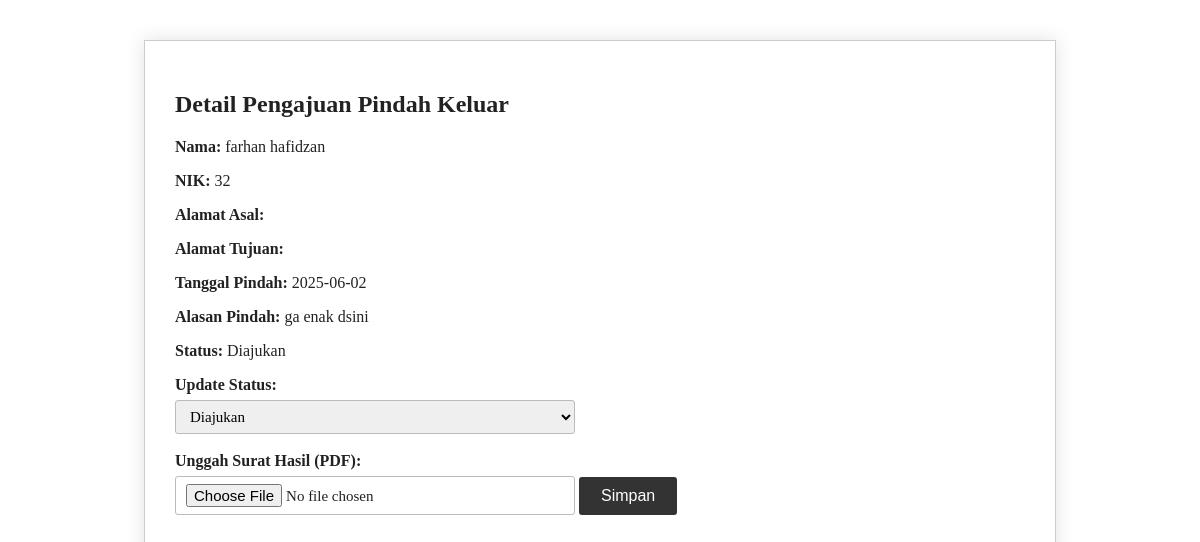
Screenshot of /keluar/pindah-keluar/1/ (signed in) with the database file from the repository.
### kembang/models.py (models this page shows, shortened)
class PindahKeluar(models.Model):
    user = models.ForeignKey(User, on_delete=models.CASCADE)
    nama = models.CharField(max_length=100)
    nik = models.CharField(max_length=16)
    asal_daerah = models.CharField(max_length=100)
    tujuan_daerah = models.CharField(max_length=100)
    tanggal_pindah = models.DateField()
    alasan_pindah = models.TextField()
    kk = models.FileField(upload_to='pindah_keluar/kk/')
    ktp = models.FileField(upload_to='pindah_keluar/ktp/')
    surat_pengantar = models.FileField(upload_to='pindah_keluar/surat_pengantar/')
    status = models.CharField(max_length=20, choices=STATUS_CHOICES, default='diajukan')
    no_whatsapp = models.CharField(max_length=15, verbose_name="No. WhatsApp")
    hasil_surat = models.FileField(upload_to='hasil_surat/akta_kematian/', blank=True, null=True)

### kembang/views.py (the view, shortened to what this page needs)
# urls.py: path('keluar/pindah-keluar/<int:pk>/', views.detail_pindah_keluar, name='detail_pengajuan_pindah_keluar'),
@staff_member_required
def detail_pindah_keluar(request, pk):
    keluar = get_object_or_404(PindahKeluar, pk=pk)
    return render(request, 'admin/detail_keluar.html', {'keluar': keluar})

### kembang/templates/admin/detail_keluar.html (shortened to what this page needs)
{% load static %}
<!DOCTYPE html>
<html lang="id">
<head>
    <link rel="stylesheet" href="{% static 'css/detail_pindah.css' %}">
</head>
<body>
    <div class="container">
        <h2>Detail Pengajuan Pindah Keluar</h2>
        <div class="info">
            <p><strong>Nama:</strong> {{ keluar.nama }}</p>
            <p><strong>NIK:</strong> {{ keluar.nik }}</p>
            <p><strong>Alamat Asal:</strong> {{ keluar.alamat_asal }}</p>
            <p><strong>Alamat Tujuan:</strong> {{ keluar.tujuan_pindah }}</p>
            <p><strong>Tanggal Pindah:</strong> {{ keluar.tanggal_pindah|date:"Y-m-d" }}</p>
            <p><strong>Alasan Pindah:</strong> {{ keluar.alasan_pindah }}</p>
            <p><strong>Status:</strong> {{ keluar.status|title }}</p>
        </div>
        <form method="post" enctype="multipart/form-data">
            <label for="status">Update Status:</label>
            <select name="status" id="status">
                <option value="diajukan" {% if keluar.status == "diajukan" %}selected{% endif %}>Diajukan</option>
            </select>
            <label for="hasil_surat">Unggah Surat Hasil (PDF):</label>
            <input type="file" name="hasil_surat" accept=".pdf">
            <button type="submit">Simpan</button>
        </form>
    </div>
</body>
</html>

### kembang/static/css/detail_pindah.css (style rules this page uses)
body { font-family: 'Georgia', serif; background-color: #fff; color: #222; max-width: 850px; margin: 40px auto; padding: 30px; border: 1px solid #ccc; box-shadow: 0 0 18px rgba(0,0,0,0.12); }
label { display: block; margin-bottom: 6px; font-weight: 600; }
select, input[type="file"] { width: 100%; max-width: 400px; padding: 7px 10px; margin-bottom: 18px; font-size: 15px; border: 1px solid #bbb; border-radius: 3px; box-sizing: border-box; font-family: inherit; }
button { padding: 10px 22px; background-color: #333; color: #fff; border: none; border-radius: 3px; font-size: 16px; cursor: pointer; transition: background-color 0.3s ease; }

### rows the page displays
PindahKeluar: nama "farhan hafidzan", nik "32", tanggal_pindah "2025-06-02", alasan_pindah "ga enak dsini", status "Diajukan"
